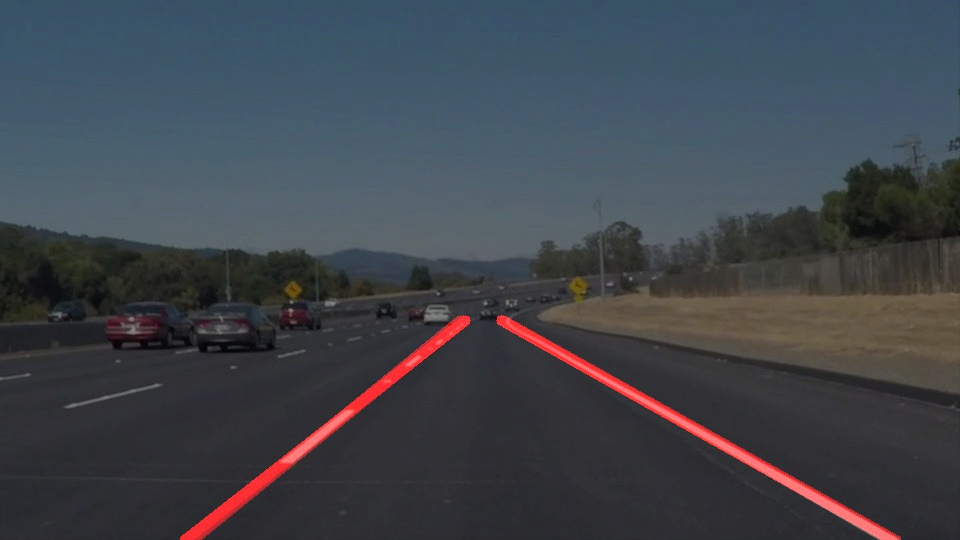
#> input picture test_images/new-new-new-solidWhiteCurve.jpg, 960 x 540 px; its folder holds only this picture in this run
$ jupyter execute --allow-errors Project-1.ipynb   (shell and % lines are left out)
#> lines starting #> are read from the running program, lines starting #| are printed output that depends on the picture; after the words box and inside, x2 and y2 are one past the last pixel; in counts of white or black regions, pixels touching at a corner belong together
[cell 1]
#importing some useful packages
import matplotlib.pyplot as plt
import matplotlib.image as mpimg
import numpy as np
import cv2
import os
import math

############################################################################################
def grayscale(img):
    """Applies the Grayscale transform
    This will return an image with only one color channel
    but NOTE: to see the returned image as grayscale
    you should call plt.imshow(gray, cmap='gray')"""
    return cv2.cvtColor(img, cv2.COLOR_BGR2GRAY)

def canny(img, low_threshold, high_threshold):
    """Applies the Canny transform"""
    return cv2.Canny(img, low_threshold, high_threshold)

def gaussian_blur(img, kernel_size):
    """Applies a Gaussian Noise kernel"""
    return cv2.GaussianBlur(img, (kernel_size, kernel_size), 0)

def region_of_interest(img, vertices):
    """
    Applies an image mask.

    Only keeps the region of the image defined by the polygon
    formed from `vertices`. The rest of the image is set to black.
    """
    #defining a blank mask to start with
    mask = np.zeros_like(img)

    #defining a 3 channel or 1 channel color to fill the mask with depending on the input image
    if len(img.shape) > 2:
        channel_count = img.shape[2]  # i.e. 3 or 4 depending on your image
        ignore_mask_color = (255,) * channel_count
    else:
        ignore_mask_color = 255

    #filling pixels inside the polygon defined by "vertices" with the fill color
    cv2.fillPoly(mask, vertices, ignore_mask_color)

    #returning the image only where mask pixels are nonzero
    masked_image = cv2.bitwise_and(img, mask)
    return masked_image

def calc_slope(x1, y1, x2, y2):
    return (y2 - y1) / (x2 - x1)

def calc_slope_line(line):
    return calc_slope(line[0],line[1],line[2],line[3])

def draw_lines(img, lines, color=[255, 0, 0], thickness=2):
    """
    NOTE: this is the function you might want to use as a starting point once you want to
    average/extrapolate the line segments you detect to map out the full
    extent of the lane (going from the result shown in raw-lines-example.mp4
    to that shown in P1_example.mp4).

    Think about things like separating line segments by their
    slope ((y2-y1)/(x2-x1)) to decide which segments are part of the left
    line vs. the right line.  Then, you can average the position of each of
    the lines and extrapolate to the top and bottom of the lane.

    This function draws `lines` with `color` and `thickness`.
    Lines are drawn on the image inplace (mutates the image).
    If you want to make the lines semi-transparent, think about combining
    this function with the weighted_img() function below
    """
    right_line = [0] * 4
    right_total = 0
    left_line = [0] * 4
    left_total = 0
    for line in lines:
        for x1,y1,x2,y2 in line:
            slope = calc_slope(x1,y1,x2,y2)
            if(slope > 0):
                left_line[0] += x1
                left_line[1] += y1
                left_line[2] += x2
                left_line[3] += y2
                left_total += 1
            elif(slope < 0):
                right_line[0] += x1
                right_line[1] += y1
                right_line[2] += x2
                right_line[3] += y2
                right_total += 1

    right_average_line = average_line(right_line, right_total)
    left_average_line = average_line(left_line, left_total)

    imshape = img.shape

    right_average_line = extrapolated_line(right_average_line, imshape)
    left_average_line = extrapolated_line(left_average_line, imshape)

    averaged_lines = [right_average_line, left_average_line]

    for line in averaged_lines:
            cv2.line(img, (int(line[0]), int(line[1])), (int(line[2]), int(line[3])), color, thickness)

def extrapolated_line(line, image_shape):
    y_boundary = 320

    slope = calc_slope_line(line)
    b = -1*slope*line[0] + line[1]
    x_min = (image_shape[0] - b) / slope
    x_max = (y_boundary - b) / slope

    line[0] = x_min
    line[1] = image_shape[0]
    line[2] = x_max
    line[3] = y_boundary

    return line

def average_line(line, total):
    for i in range(4):
        line[i] = line[i] / total
    return line


def hough_lines(img, rho, theta, threshold, min_line_len, max_line_gap):
    """
    `img` should be the output of a Canny transform.

    Returns an image with hough lines drawn.
    """
    lines = cv2.HoughLinesP(img, rho, theta, threshold, np.array([]), minLineLength=min_line_len, maxLineGap=max_line_gap)
    line_img = np.zeros((*img.shape, 3), dtype=np.uint8)
    draw_lines(line_img, lines, thickness=9)
    return line_img

# Python 3 has support for cool math symbols.

def weighted_img(img, initial_img, α=0.8, β=1., λ=0.):
    """
    `img` is the output of the hough_lines(), An image with lines drawn on it.
    Should be a blank image (all black) with lines drawn on it.

    `initial_img` should be the image before any processing.

    The result image is computed as follows:

    initial_img * α + img * β + λ
    NOTE: initial_img and img must be the same shape!
    """
    return cv2.addWeighted(initial_img, α, img, β, λ)
############################################################################################

def allImagesInDirectoryPipeline(directory):
    list_images = os.listdir(directory)
    for image in list_images:
        pipeline(directory, image)
#> in pipeline, initial_image is the input picture: shape (540, 960, 3); mean R, G, B 64.1, 68.8, 75.9


def pipeline(directory, file):
    initial_image = (mpimg.imread(directory + file)).astype('uint8')

    #grayscale image
    gray_image = grayscale(initial_image)
#> in grayscale, `return cv2.cvtColor(img, cv2.COLOR_BGR2GRAY)`:
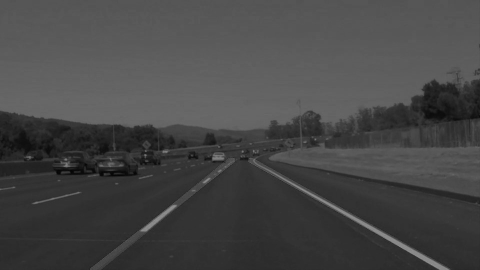
#> returned value: shape (540, 960) (shown at 1/2 size); min 2, max 151, mean 70.4

    #blur image
    kernel_size = 5
    blur_gray_image = gaussian_blur(gray_image, kernel_size)

    #Canny image
    low_threshold = 10
    high_threshold = 150
    edges_image = canny(blur_gray_image, low_threshold, high_threshold)
#> in canny, `return cv2.Canny(img, low_threshold, high_threshold)`:
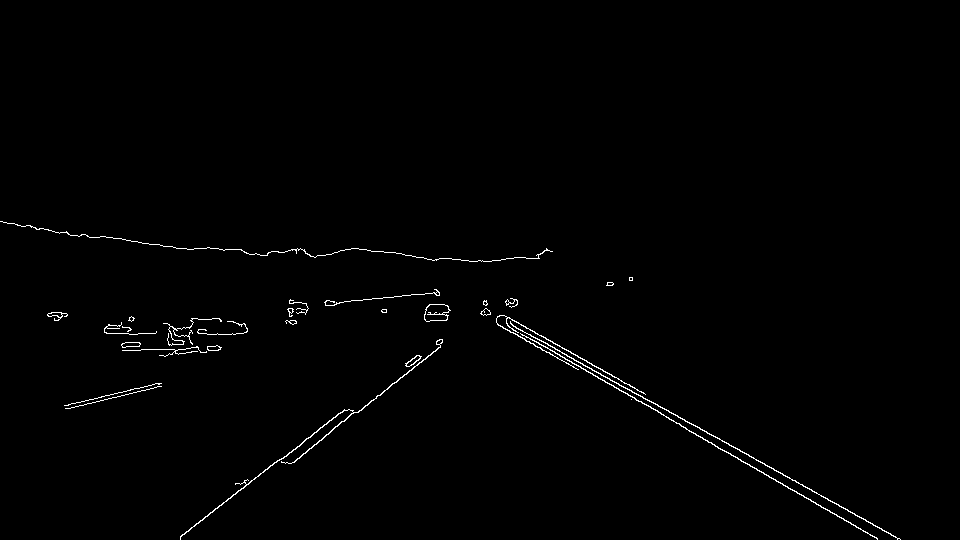
#> returned value: shape (540, 960); 0.81% white in thin lines or dots, all inside (x1, y1, x2, y2) = (0, 221, 901, 540)

    #take the image shape
    imshape = edges_image.shape

    #mask
    vertices = np.array([[(100,imshape[0]),(450, 290), (490, 290), (imshape[1],imshape[0])]], dtype=np.int32)
    region_image = region_of_interest(edges_image, vertices)
    #plt.imshow(region_image)

    #hough
    rho = 1 # distance resolution in pixels of the Hough grid
    theta = 1.25*np.pi/180 # angular resolution in radians of the Hough grid
    threshold = 45    # minimum number of votes (intersections in Hough grid cell)
    min_line_length = 40 #minimum number of pixels making up a line
    max_line_gap = 20   # maximum gap in pixels between connectable line segments
    line_image = np.copy(initial_image)*0 # creating a blank to draw lines on
    hough_image = hough_lines(region_image, rho, theta, threshold, min_line_length, max_line_gap)

    #weighted image
    weighted_image = weighted_img(hough_image, initial_image)

    #plt.imshow(weighted_image)
    mpimg.imsave(directory + "new-" + file , weighted_image)
    return

#pipeline("test_images/", "whiteCarLaneSwitch.jpg")
allImagesInDirectoryPipeline("test_images/")
#> in region_of_interest, `cv2.fillPoly(mask, vertices, ignore_mask_color)`:
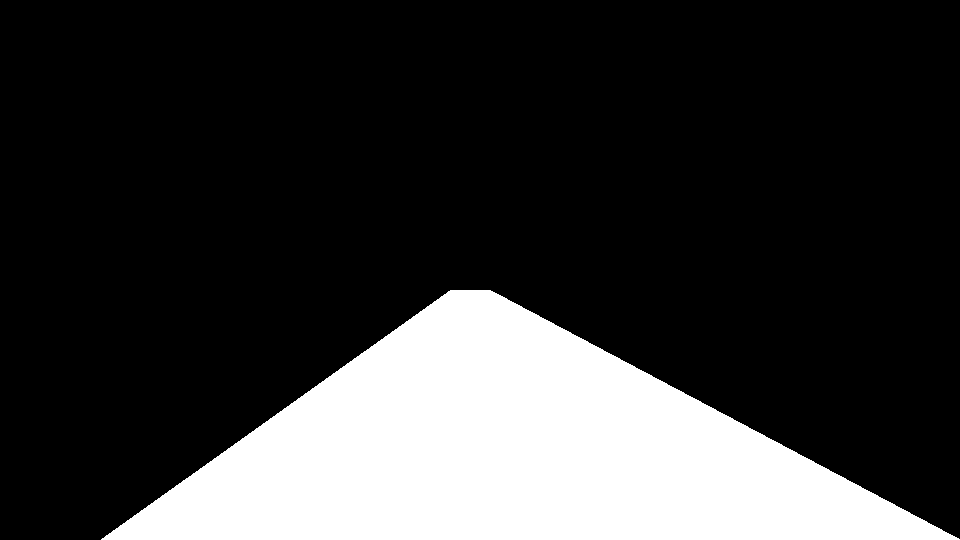
#> mask: shape (540, 960); 21.7% white; 1 white region, box (x1, y1, x2, y2) and area: (101, 290, 960, 540) 112660
#> in region_of_interest, `masked_image = cv2.bitwise_and(img, mask)`:
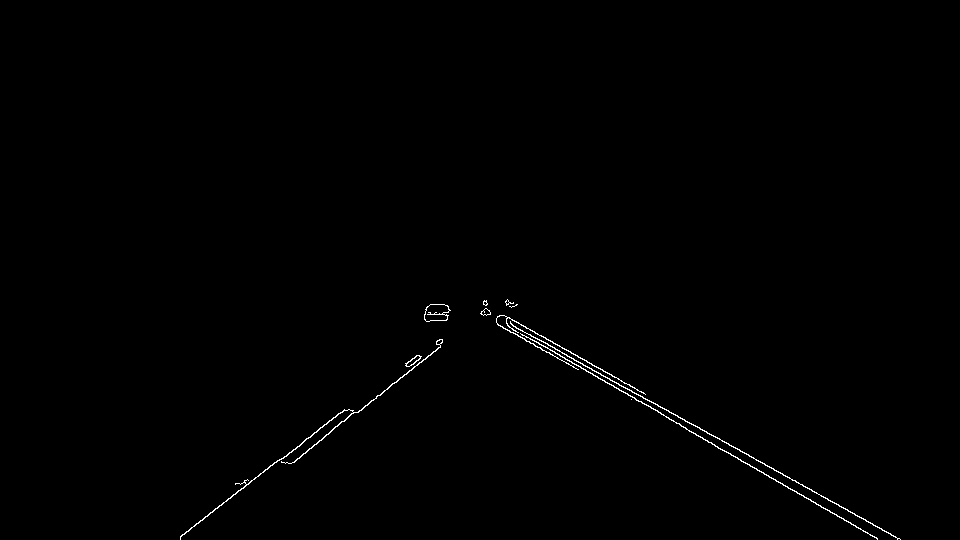
#> masked_image: shape (540, 960); 0.46% white in thin lines or dots, all inside (x1, y1, x2, y2) = (180, 299, 901, 540)
#> in hough_lines, `lines = cv2.HoughLinesP(img, rho, theta, threshold, np.array([]), minL..`: lines = [[484, 311, 877, 538], [483, 310, 899, 538], [180, 536, 344, 410], [483, 304, 643, 392], [289, 463, 440, 347], [484, 309, 811, 489], [765, 465, 898, 538], [553, 343, 645, 394], [480, 313, 577, 369], [294, 462, 354, 412], [293, 462, 353, 412]]
#> the loop in draw_lines, `for line in lines:` made 11 passes
#> after the loop in draw_lines, `for line in lines:`: left_line = [3732, 2355, 5350, 3258]; left_total = 7; right_line = [1056, 1923, 1491, 1581]; right_total = 4
#> after the loop in average_line, `for i in range(4):`: line = [264, 480.8, 372.8, 395.2]
#> in draw_lines, `left_average_line = average_line(left_line, left_total)`: left_average_line = [533.1, 336.4, 764.3, 465.4]
#> in extrapolated_line, `slope = calc_slope_line(line)`: slope = -0.786
#> in extrapolated_line, `b = -1*slope*line[0] + line[1]`: b = 688.3
#> in extrapolated_line, `x_min = (image_shape[0] - b) / slope`: x_min = 188.6
#> in extrapolated_line, `x_max = (y_boundary - b) / slope`: x_max = 468.5
#> in draw_lines, `right_average_line = extrapolated_line(right_average_line, imshape)`: right_average_line = [188.6, 540, 468.5, 320]
#> in draw_lines, `left_average_line = extrapolated_line(left_average_line, imshape)`: left_average_line = [897.9, 540, 503.7, 320]
#> in draw_lines, `averaged_lines = [right_average_line, left_average_line]`: averaged_lines = [[188.6, 540, 468.5, 320], [897.9, 540, 503.7, 320]]
#> the loop in draw_lines, `for line in averaged_lines:` made 2 passes
#> after the loop in draw_lines, `for line in averaged_lines:`:
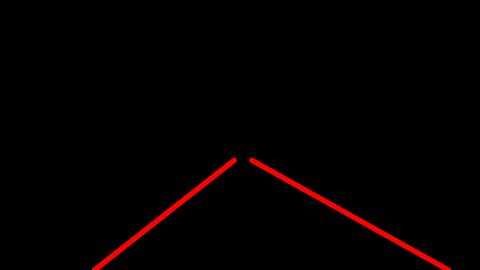
#> img: shape (540, 960, 3) (shown at 1/2 size); mean of channels 0, 1, 2 4.2, 0, 0; drawn as R, G, B
#> in weighted_img, `return cv2.addWeighted(initial_img, α, img, β, λ)`:
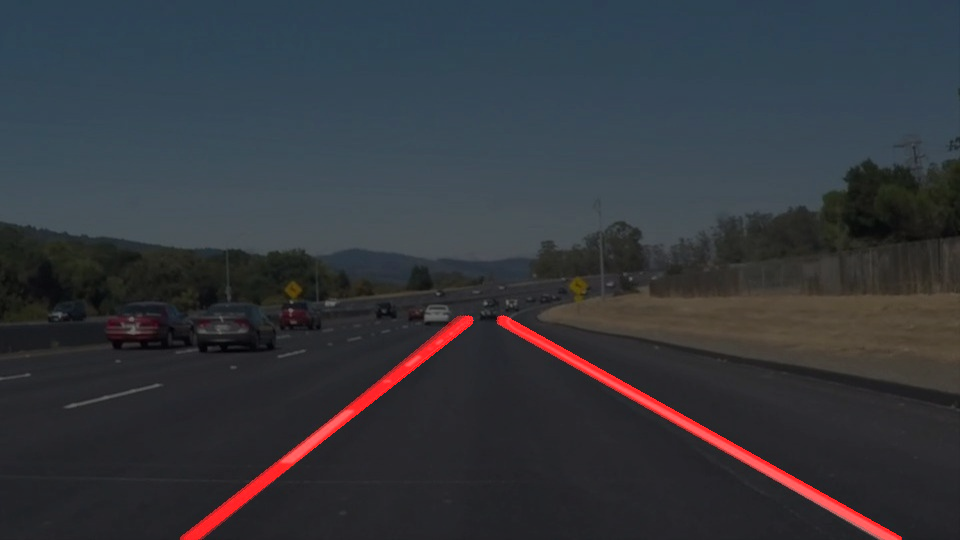
#> returned value: shape (540, 960, 3); mean of channels 0, 1, 2 52.4, 55.1, 60.7; drawn as R, G, B

$ run again, on test_images/new-new-new-solidYellowLeft.jpg
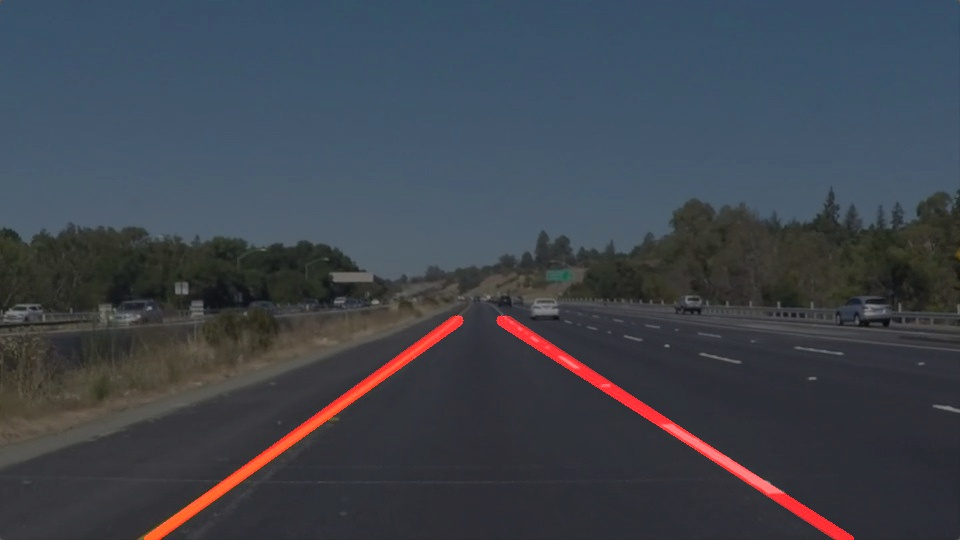
#> input picture test_images/new-new-new-solidYellowLeft.jpg, 960 x 540 px
#> in pipeline, initial_image is the input picture: shape (540, 960, 3); mean R, G, B 62.8, 68.3, 77.3
#> mask: shape (540, 960); 21.7% white; 1 white region, box (x1, y1, x2, y2) and area: (101, 290, 960, 540) 112660
#> in region_of_interest, `masked_image = cv2.bitwise_and(img, mask)`:
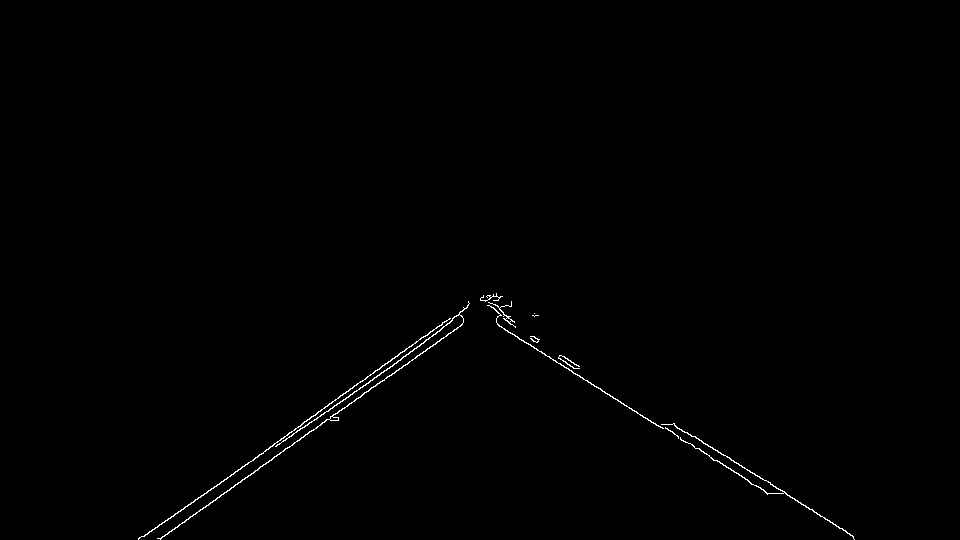
#> masked_image: shape (540, 960); 0.46% white in thin lines or dots, all inside (x1, y1, x2, y2) = (138, 293, 855, 540)
#> line_image: shape (540, 960, 3); every value is 0
#> lines = 15 rows, first 6: [242, 479, 462, 324], [497, 324, 660, 427], [159, 538, 408, 363], [138, 539, 315, 415], [727, 456, 853, 536], [289, 432, 483, 296]
#> the loop in draw_lines, `for line in lines:` made 15 passes
#> after the loop in draw_lines, `for line in lines:`: left_line = [3757, 2402, 4491, 2868]; left_total = 6; right_line = [2061, 4322, 3533, 3288]; right_total = 9
#> after the loop in average_line, `for i in range(4):`: line = [229, 480.2, 392.6, 365.3]
#> in draw_lines, `left_average_line = average_line(left_line, left_total)`: left_average_line = [626.2, 400.3, 748.5, 478]
#> slope = -0.702
#> b = 641.1
#> x_min = 143.9
#> x_max = 457.1
#> in draw_lines, `right_average_line = extrapolated_line(right_average_line, imshape)`: right_average_line = [143.9, 540, 457.1, 320]
#> in draw_lines, `left_average_line = extrapolated_line(left_average_line, imshape)`: left_average_line = [846.2, 540, 499.6, 320]
#> averaged_lines = [[143.9, 540, 457.1, 320], [846.2, 540, 499.6, 320]]
#> the loop in draw_lines, `for line in averaged_lines:` made 2 passes
#> in weighted_img, `return cv2.addWeighted(initial_img, α, img, β, λ)`:
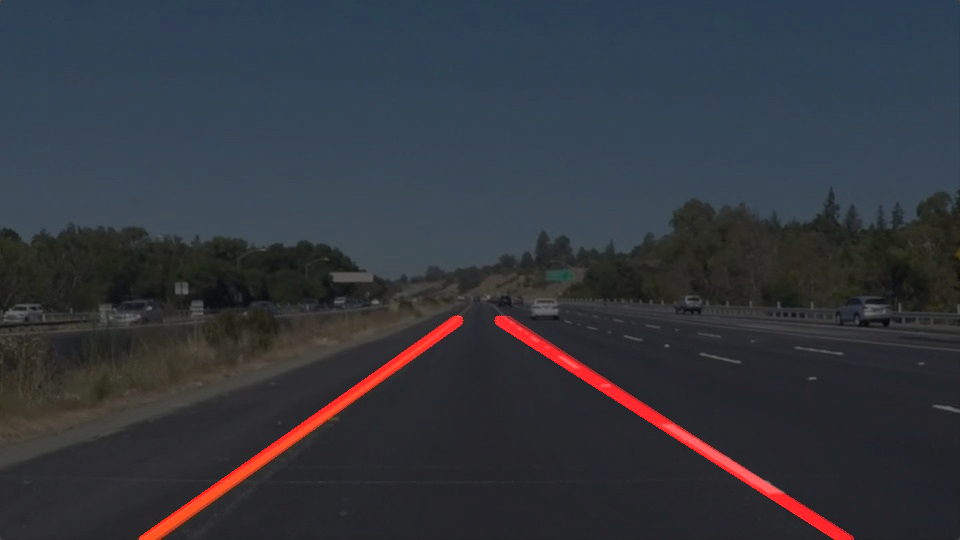
#> returned value: shape (540, 960, 3); mean of channels 0, 1, 2 51.5, 54.7, 61.8; drawn as R, G, B
